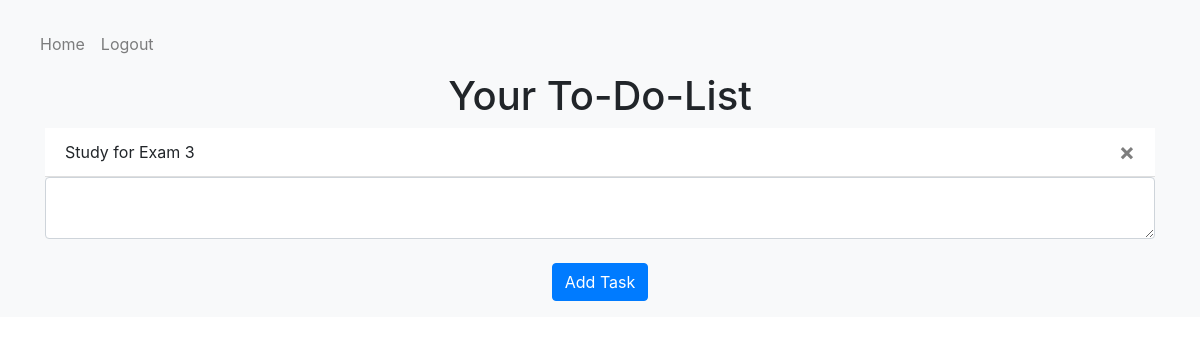
Page / (signed in) on the earlier database version.
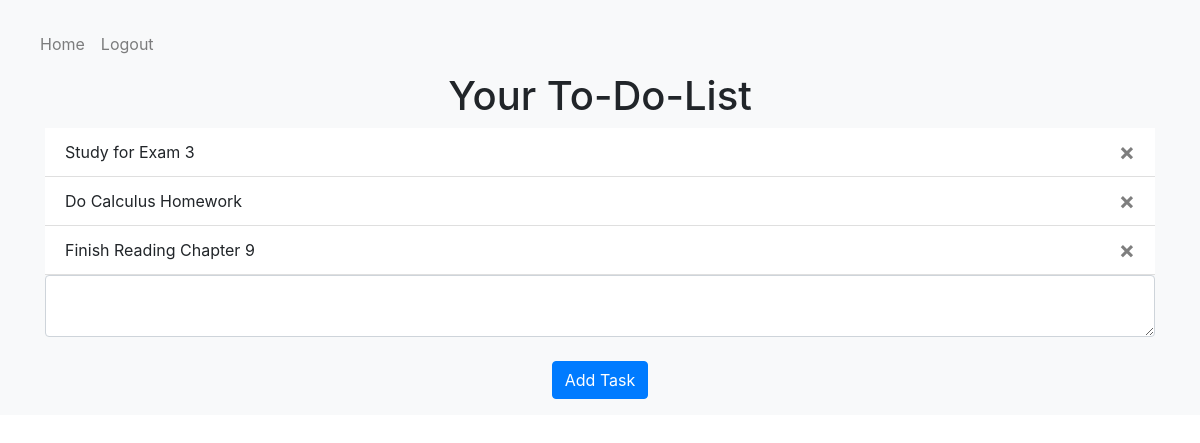
Same page on the later database version.
### website/models.py (models this page shows)
class Note(db.Model):
    id = db.Column(db.Integer, primary_key=True)
    data = db.Column(db.String(10000))
    date = db.Column(db.DateTime(timezone=True), default=func.now())
    user_id = db.Column(db.Integer, db.ForeignKey('user.id'))

### website/views.py (the view, shortened to what this page needs)
@views.route('/', methods=['GET', 'POST'])
@login_required
def home():
    return render_template("home.html", user=current_user)

### website/__init__.py (called while the page is built)
def create_app():
    app = Flask(__name__)
    app.config['SECRET_KEY'] = 'hjshjhdjah kjshkjdhjs'
    app.config['SQLALCHEMY_DATABASE_URI'] = f'sqlite:///{DB_NAME}'
    db.init_app(app)
    from .views import views
    from .auth import auth
    app.register_blueprint(views, url_prefix='/')
    app.register_blueprint(auth, url_prefix='/')
    from .models import User, Note
    login_manager = LoginManager()
    login_manager.login_view = 'auth.login'
    login_manager.init_app(app)
    @login_manager.user_loader
    def load_user(id):
        return User.query.get(int(id))
    with app.app_context():
        db.create_all()
    return app

### website/templates/home.html
{% extends "base.html" %} {% block title %}Home{% endblock %} {% block content
    %}
    <h1 align="center">Your To-Do-List</h1>
    <ul class="list-group list-group-flush" id="notes">
      {% for note in user.notes %}
      <li class="list-group-item">
        {{ note.data }}
        <button type="button" class="close" onClick="deleteNote({{ note.id }})">
          <span aria-hidden="true">&times;</span>
        </button>
      </li>
      {% endfor %}
    </ul>
    <form method="POST">
      <textarea name="note" id="note" class="form-control"></textarea>
      <br />
      <div align="center">
        <button type="submit" class="btn btn-primary">Add Task</button>
      </div>
    </form>
    {% endblock %}

### website/templates/base.html (shortened to what this page needs)
<!DOCTYPE html>
<html>
  <head>
    <div class="p-3 mb-2 bg-light text-black">
    <link
      rel="stylesheet"
      href="https://stackpath.bootstrapcdn.com/bootstrap/4.4.1/css/bootstrap.min.css"
    />
    <link
      rel="stylesheet"
      href="https://stackpath.bootstrapcdn.com/font-awesome/4.7.0/css/font-awesome.min.css"
    />
  </head>
  <body>
    <nav class="navbar navbar-expand-lg navbar-light bg-light">
      <div class="collapse navbar-collapse" id="navbar">
        <div class="navbar-nav">
          {% if user.is_authenticated %}
          <a class="nav-item nav-link" id="home" href="/">Home</a>
          <a class="nav-item nav-link" id="logout" href="/logout">Logout</a>
          {% else %}
          <a class="nav-item nav-link" id="login" href="/login">Login</a>
          <a class="nav-item nav-link" id="signUp" href="/sign-up">Sign Up</a>
          {% endif %}
        </div>
      </div>
    </nav>
    <div class="container">{% block content %} {% endblock %}</div>
  </body>
</html>

Differences in the rows shown:
added Note: data "Do Calculus Homework"
added Note: data "Finish Reading Chapter 9"
